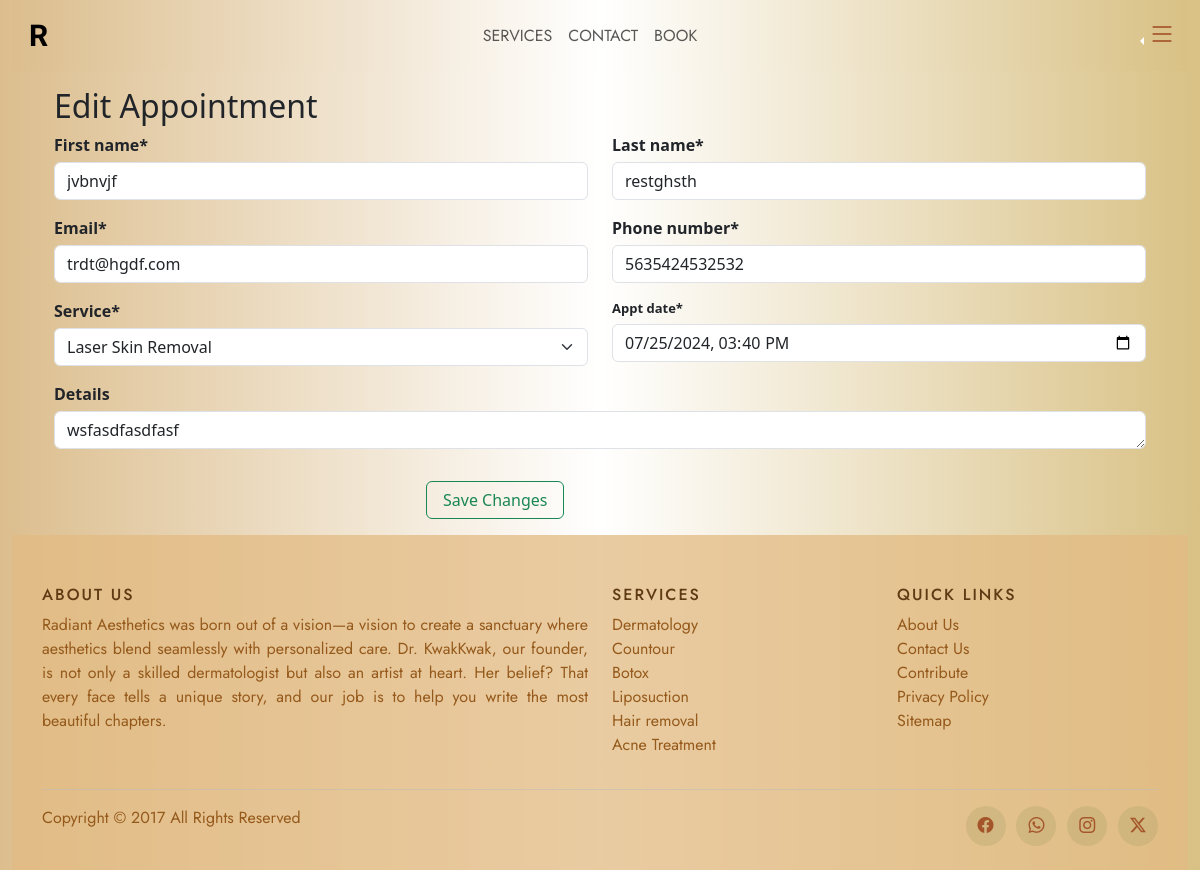
The page /edit_appointment/45/ on the database its author committed.
### website/models.py (models this page shows, shortened)
class Patient(models.Model):
    first_name = models.CharField(max_length=100)
    last_name = models.CharField(max_length=100)
    service = models.ForeignKey(Category, on_delete=models.CASCADE, related_name="type_of")
    email = models.EmailField()
    phone_number = models.CharField(max_length=16)
    details = models.TextField(max_length=3000, null=True, blank=True)
    appt_date = models.DateTimeField()
    date_added = models.DateTimeField(auto_now_add=True)
    is_active = models.BooleanField(default=True, blank=True)
    is_done = models.BooleanField(default=False, blank=True)
    is_confirmed = models.BooleanField(default=False, blank=True)
    user = models.ForeignKey(settings.AUTH_USER_MODEL, on_delete=models.CASCADE, null=True, blank=True, related_name="booker")

### website/views.py (the view)
# urls.py: path('edit_appointment/<int:appointment_id>/', views.edit_appointment, name='edit_appointment'),
def edit_appointment(request, appointment_id):
    appointment = get_object_or_404(Patient, id=appointment_id)
    if request.method == 'POST':
        form = PatientForm(request.POST, instance=appointment)
        if form.is_valid():
            form.save()
            messages.success(request, 'Appointment updated successfully.')
            return redirect('active_appointments')
    else:
        form = PatientForm(instance=appointment)
    return render(request, 'website/edit_appointment.html', {'form': form, 'appointment_id': appointment_id})

### website/models.py (called while the page is built)
    def __str__(self):
        return self.type

### website/templates/website/edit_appointment.html (shortened to what this page needs)
{% extends 'website/layout.html' %}
{% load static %}
{% load crispy_forms_tags %}
{% block body %}
<div class="container">
  <div class="container">
    <h2>Edit Appointment</h2>
           <form action="{% url 'edit_appointment' appointment_id %}" method="post">
            <div class="row">
                <div class="col-md-6">
                    {{ form.first_name|as_crispy_field }}
                </div>
                <div class="col-md-6">
                    {{ form.last_name|as_crispy_field }}
                </div>
            </div>
            <div class="row">
                <div class="col-md-6">
                    {{ form.email|as_crispy_field }}
                </div>
                <div class="col-md-6">
                    {{ form.phone_number|as_crispy_field }}
                </div>
            </div>
            <div class="row">
                <div class="col-md-6">
                    {{ form.service|as_crispy_field }}
                </div>
                <div class="col-md-6">
                    <div class="form-floating mb-3">
                        {{ form.appt_date|as_crispy_field }}
                    </div>
                </div>
            </div>
            <div class="row">
                <div class="col-md-12">
                    {{ form.details|as_crispy_field }}
                </div>
            </div>
            <div class="row">
                <div class="col-4 mx-auto">
                    <button type="submit" class="btn btn-outline-success px-3 my-3">Save Changes</button>
                </div>
            </div>
        </form>
    </div>
</div>
{% endblock %}

### website/static/website/instyle.css (style rules this page uses)
html { overflow-x: hidden !important; max-width : 100%; scroll-behavior: smooth; scroll-snap-align: start; scroll-snap-type: y mandatory; }
body, .navbar, .c-dropmenu { background-image: linear-gradient(to right, rgb(220, 190, 142), rgb(255, 255, 255), rgb(217, 193, 133)); }
.form-control { width: 100%; }
.form-label { font-weight: bold; margin-bottom: 5px; }
.form-floating, .input-group { font-size: small; }

### rows shown on the page
Patient: first_name "jvbnvjf", last_name "restghsth", email "trdt@hgdf.com", phone_number "5635424532532", service "Laser Skin Removal", appt_date "07/25/2024 15:40", details "wsfasdfasdfasf"
